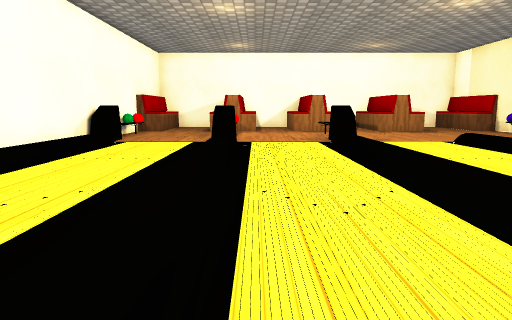
[1] (above)

19 first-person views from a walk through a 3-D level made in the Unity game engine. The camera is 0.53 m above the floor, tilts 8° down and sees 70° across. The floor is counted in squares, 0.5 m on a side. Each view is taken from the middle of a square. On the plan, view 1 faces up. The plan holds only what a view shows up to about 13 squares ahead; the rest is blank. The player character is not drawn. Some surface patterns are stand-ins.

[2]
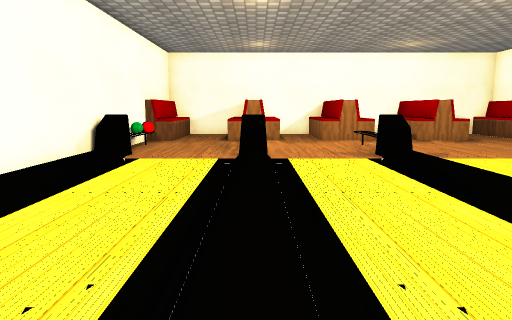

[3]
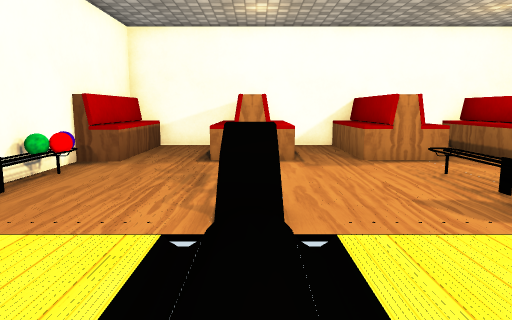

[4]
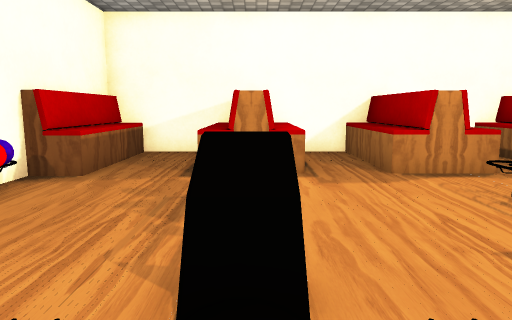

[5]
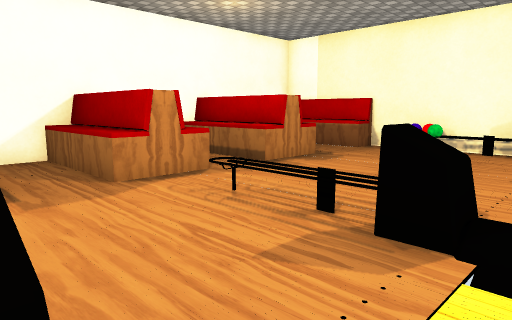

[6]
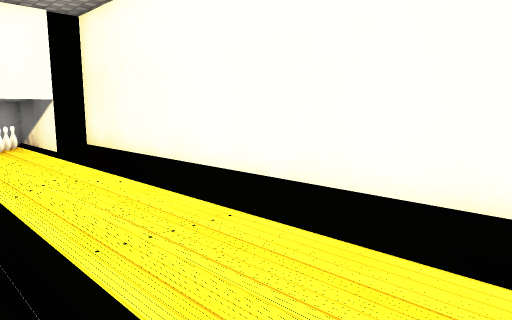

[7]
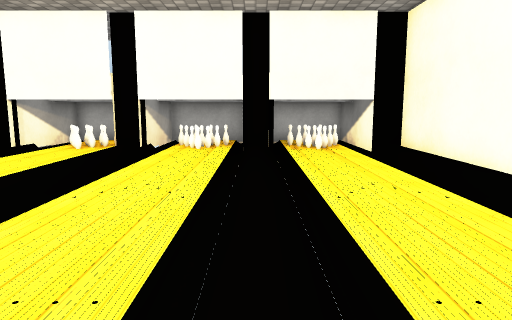

[8]
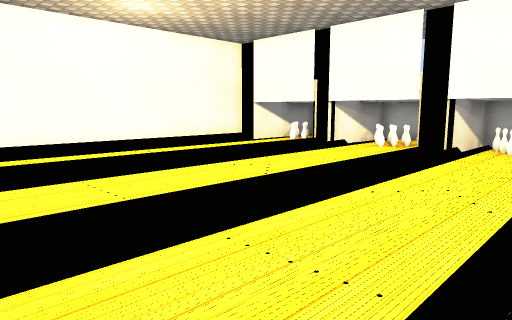

[9]
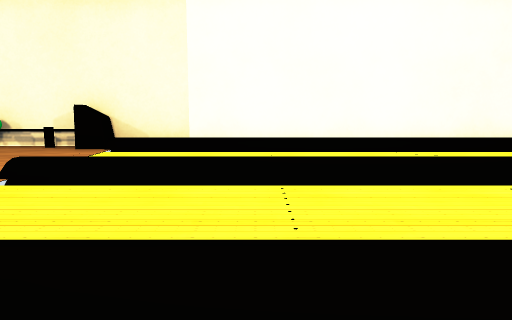

[10]
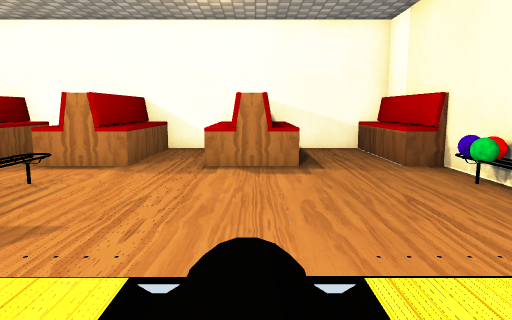

[11]
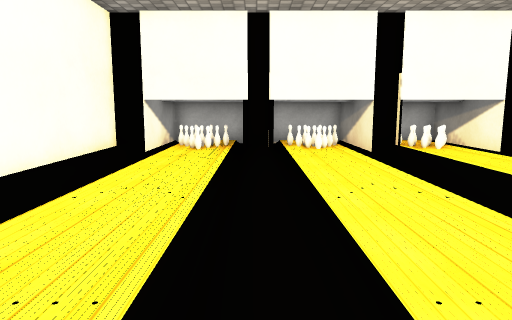

[12]
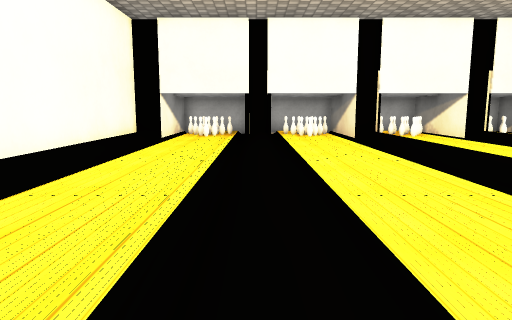

[13]
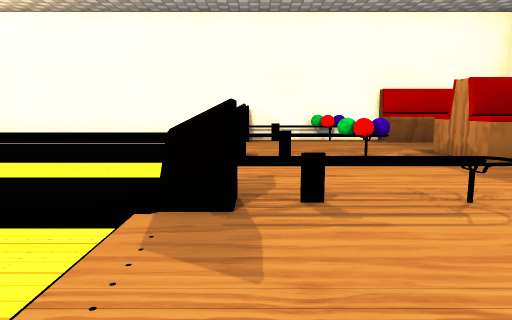

[14]
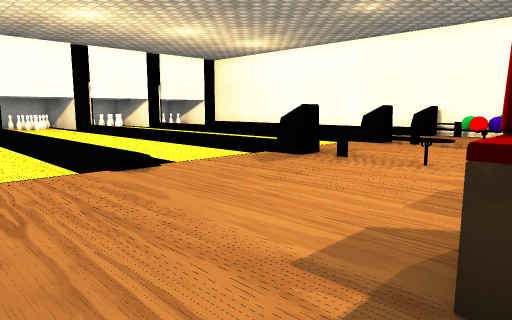

[15]
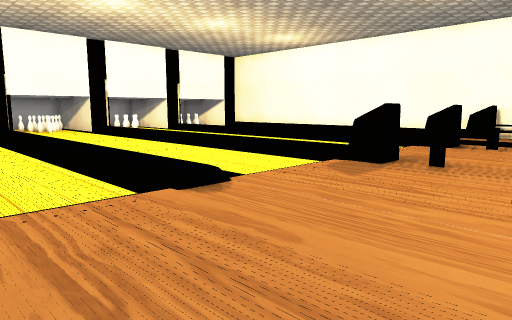

[16]
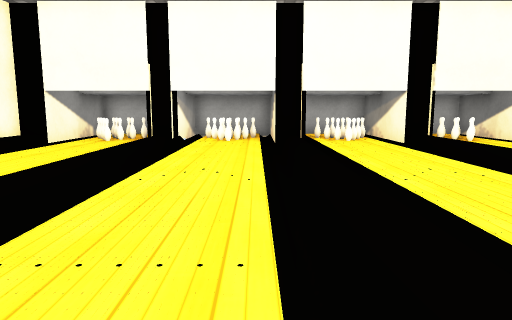

[17]
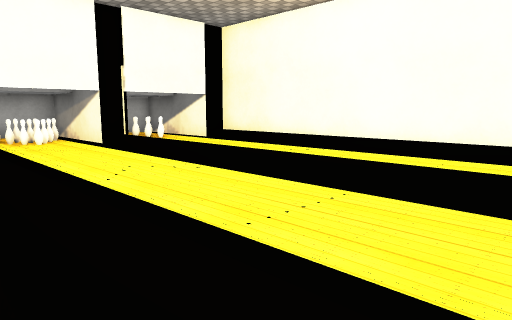

[18]
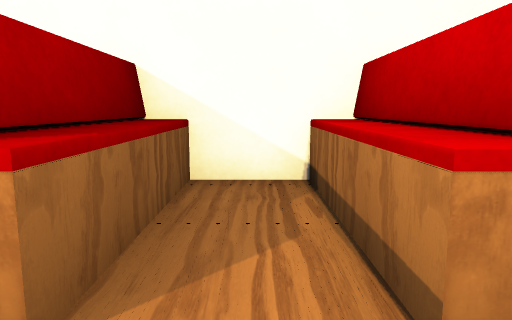

[19]
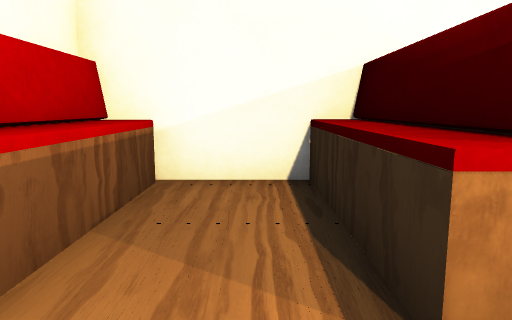

### Floor plan
Key: @ floor where view 1 was taken; # wall or solid block; x gap in a wall; . floor; / step, stairs or slope; = window, fence, low wall or low ledge; ^ raised ledge; v drop or lower ground; B ball.
Columns run from 6 left of view 1 to 12 right of it. Each row starts with its distance up from view 1.
 22  #################
 21  #..##^.##^.##^..#
 20  #..##^.##^.##^..^
 19  #..##^.##^.##^..^
 18  #..##^.##^.##^..^
 17 ##................#
 16 #B...B...#.......B#
 15 #B...B...........B#
 14 #=...=...=.......##
 13 #=...=...x.......##
 12 #^...^...^..//...^#
 11 # ..//..//../ ..v #
 10 #/..v/..v/..v/..v #
  9 #/..v/..v/..v/..v #
  8 #/..v/..v/..v ..v #
  7 #/..v/..v/..v ..v #
  6 #/..v/..v/..v ..v^#
  5 #/..v/..v/..v ..v^#
  4 #/..v/..v ..v ..v^#
  3 #/..v/..v ..v ..v^#
  2 #/..v/..v ..v ..v^#
  1 #/..v/..v ..v ..v^#
  0 # ..v/@.v ..v ..v^
 -1 #/..v/..v/..v/..v^
 -2 ##.=v#.=v#.=v#.=v#
 -3  #x=v#x=v#x=v#x=v
 -4  #   # v #
 -5          #

Where each view was taken, in squares from view 1:
view 1: 0 up, 0 right, facing up
view 2: 2 up, 1 left, facing up
view 3: 8 up, 1 left, facing up
view 4: 10 up, 1 left, facing up
view 5: 11 up, 1 left, facing up-right
view 6: 11 up, 1 left, facing down-left
view 7: 10 up, 1 left, facing down
view 8: 10 up, 1 left, facing down-right
view 9: 8 up, 1 right, facing right
view 10: 9 up, 7 right, facing up
view 11: 10 up, 7 right, facing down
view 12: 12 up, 7 right, facing down
view 13: 13 up, 7 right, facing left
view 14: 18 up, 10 right, facing down-left
view 15: 16 up, 10 right, facing down-left
view 16: 10 up, 4 right, facing down
view 17: 10 up, 4 right, facing down-left
view 18: 16 up, 5 right, facing up
view 19: 16 up, 3 left, facing up
